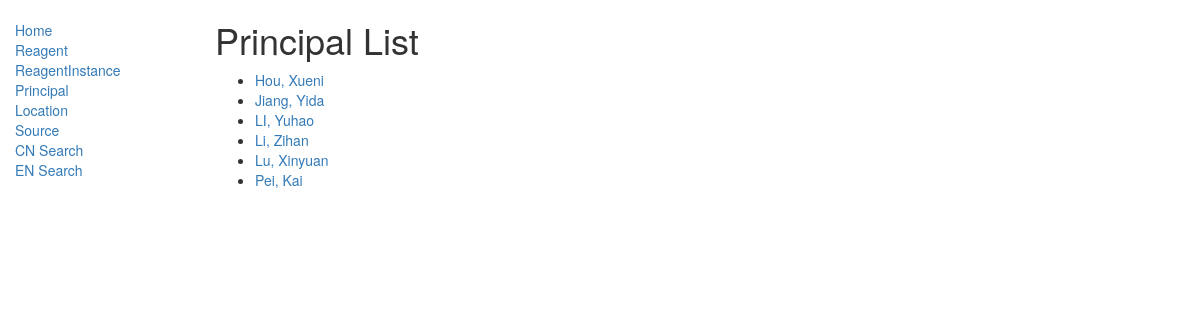
Before: /catalog/principal/ with the older database file.
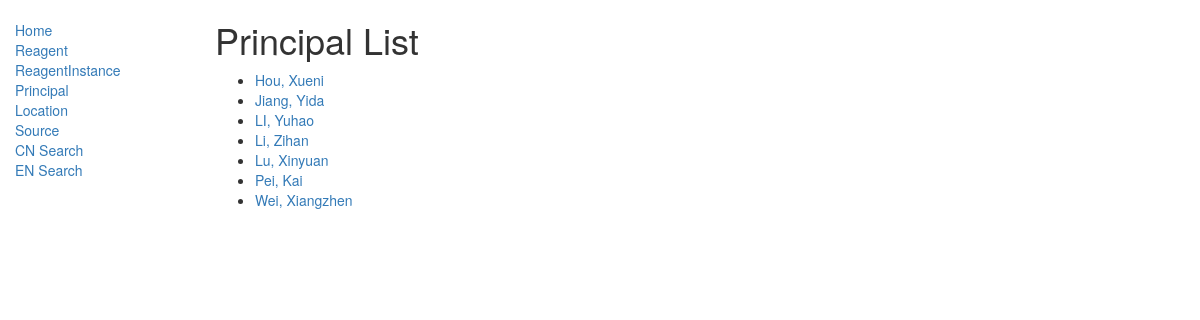
After: the same page with the newer database file.
### catalog/models.py (models this page shows)
class Principal(models.Model):
    first_name = models.CharField(max_length=100,
                                  help_text="Enter a First Name (e.g. Chun)")
    last_name = models.CharField(max_length=100,
                                 help_text="Enter a Last Name (e.g. Tang)")
    class Meta:
        ordering = ['last_name', 'first_name']
    def get_absolute_url(self):
        return reverse('principal-detail', args=[str(self.id)])
    def __str__(self):
        return '%s, %s' % (self.last_name, self.first_name)

### catalog/views.py (the view)
# urls.py: path('principal/', views.PrincipalListView.as_view(), name='principal'),
class PrincipalListView(generic.ListView):
    model = Principal
    paginate_by = 30

### catalog/templates/catalog/principal_list.html
{% extends "base_generic.html" %}
{% block content %}
<h1>Principal List</h1>
{% if principal_list %}
<ul>
    {% for principal in principal_list %}
    <li>
        <a href="{{ principal.get_absolute_url }}">{{ principal }}</a>
    </li>
    {% endfor %}
</ul>
{% else %}
<p>There are no principal in the database.</p>
{% endif %}
{% endblock %}

### catalog/templates/base_generic.html (shortened to what this page needs)
<!DOCTYPE html>
<html lang="en">
<head>
    <link href="https://cdn.staticfile.org/twitter-bootstrap/3.3.7/css/bootstrap.min.css" rel="stylesheet">
    {% load static %}
    <link rel="stylesheet" href="{% static 'css/styles.css' %}">
</head>
<body>
    <div class="container-fluid">
        <div class="row">
            <div class="col-sm-2">
                {% block sidebar %}
                <ul class="sidebar-nav">
                    <li><a href="{% url 'index' %}">Home</a></li>
                    <li><a href="{% url 'reagent' %}">Reagent</a></li>
                    <li><a href="{% url 'reagentinstance' %}">ReagentInstance</a></li>
                    <li><a href="{% url 'principal' %}">Principal</a></li>
                    <li><a href="{% url 'location' %}">Location</a></li>
                    <li><a href="{% url 'source' %}">Source</a></li>
                    <li><a href="{% url 'chinese_name' %}">CN Search</a></li>
                    <li><a href="{% url 'english_name' %}">EN Search</a></li>
                </ul>
                {% endblock %}
            </div>
            <div class="col-sm-10 ">
                {% block content %}{% endblock %}
            </div>
        </div>
    </div>
</body>
</html>

### catalog/static/css/styles.css (style rules this page uses)
.sidebar-nav { margin-top: 20px; padding: 0; list-style: none; }

Changed rows visible on the page:
added Principal: last_name+first_name "Wei, Xiangzhen"
